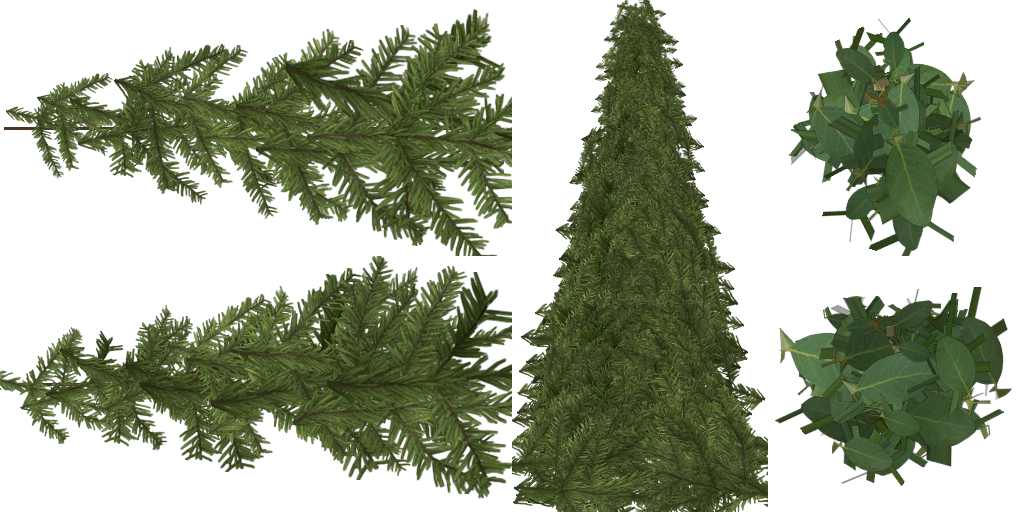
#> input picture assets/foliage.png, 1024 x 512 px, given in place of fern_02_Diffuse.jpg, which was not available
$ python plants.py
#> lines starting #> are read from the running program, lines starting #| are printed output that depends on the picture
# Builds assets/plants.png: eight wild plants assembled from Poly Haven (CC0) photographed plant parts, side views
# standing on the bottom edge of 256x256 cells (canvas 1024x512, cell k at x (k % 4) * 256, y (k // 4) * 256):
#   0, 1 fern clumps   2 dandelions   3 lesser celandine   4 wood sorrel   5 small leafy bush   6 nettles   7 dock
# Transparent pixels carry the nearby colour (no dark fringes in the distance), as in tools/tufts.py.
#   python3 tools/plants.py <folder with the 2k <name>_Diffuse.jpg / _Alpha.jpg of fern_02, dandelion_01,
#                            celandine_01, shrub_03, shrub_sorrel_01, nettle_plant, weed_plant_02> [out.png]
import math, random, sys
import numpy as np
from PIL import Image, ImageDraw
from scipy import ndimage

D = sys.argv[1] if len(sys.argv) > 1 else 'src/'
OUT = sys.argv[2] if len(sys.argv) > 2 else 'assets/plants.png'
src = {}


def load(name):
#> called with name = 'fern_02'
    if name not in src:
        d = Image.open(D + name + '_Diffuse.jpg').convert('RGB')
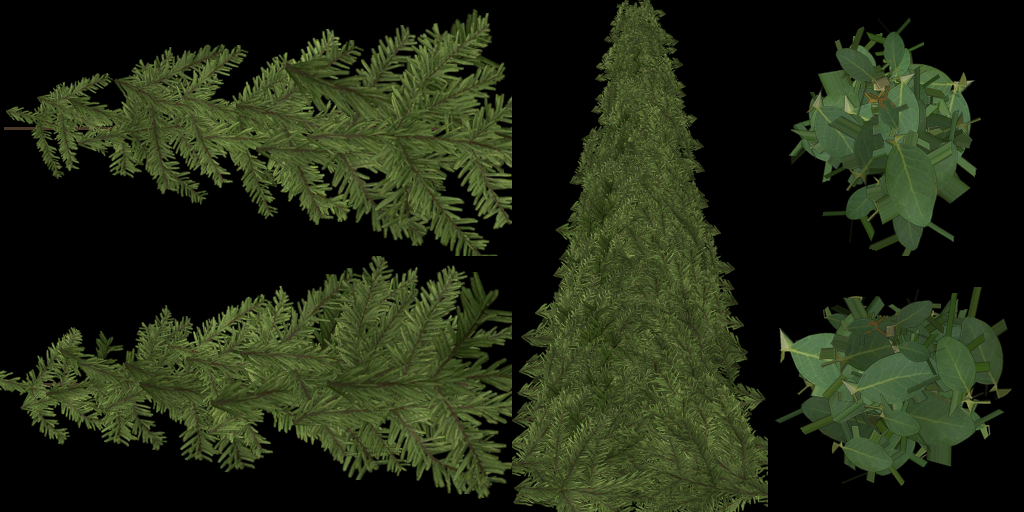
#> d: PIL image 1024x512 RGB; mean R, G, B 34.1, 41.6, 20.8
        a = Image.open(D + name + '_Alpha.jpg').convert('L').resize(d.size)
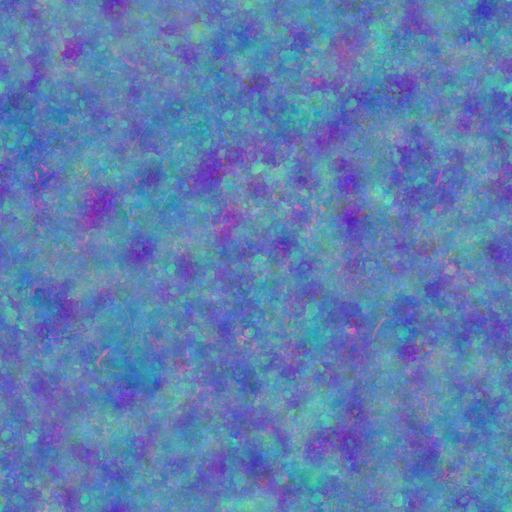
#> input picture assets/ground_h.png, 512 x 512 px, given in place of fern_02_Alpha.jpg, which was not available
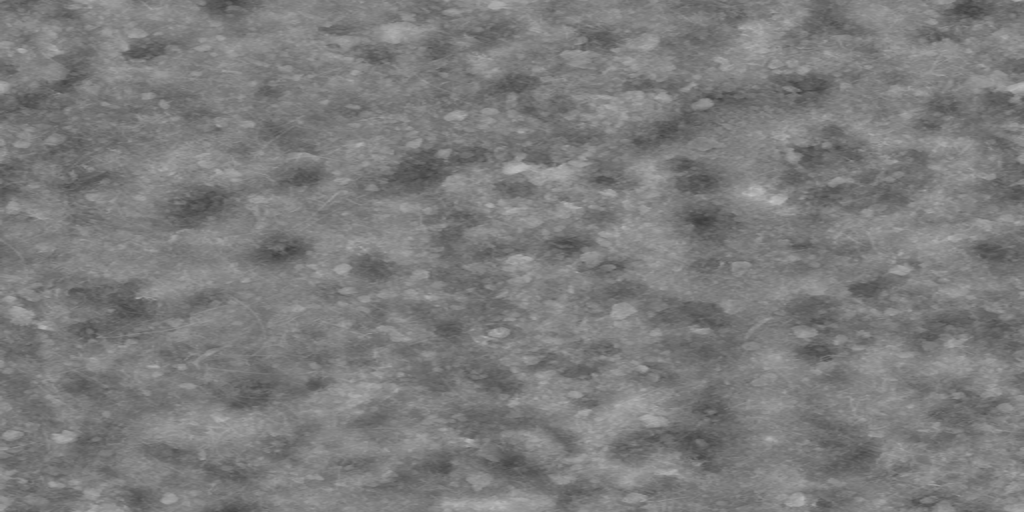
#> a: PIL image 1024x512 L; min 62, max 195, mean 123.1
        src[name] = (d, a)
    return src[name]


def part(name, box, whole=False):
    # box = (y0, y1, x0, x1) in the 2k photo; keep the biggest piece unless whole (a flower made of loose petals)
    d, a = load(name)
    y0, y1, x0, x1 = box
    m = np.array(a.crop((x0, y0, x1, y1)))
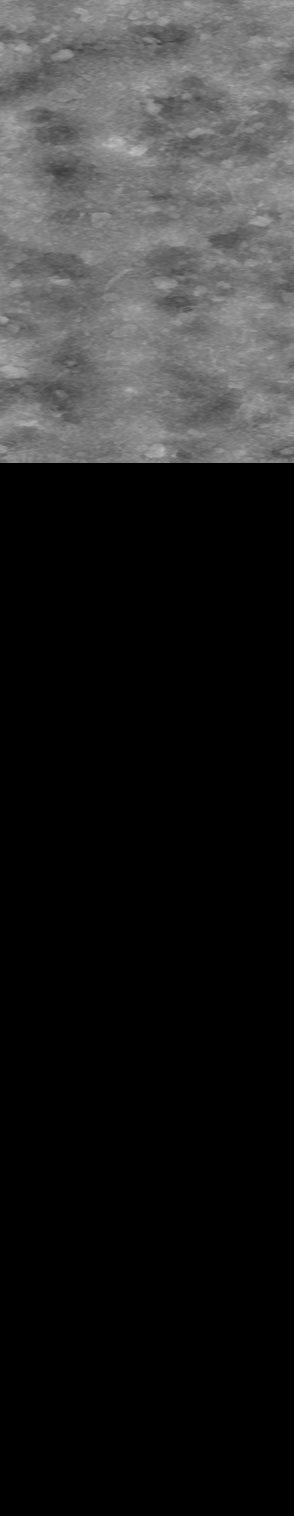
#> m: shape (1516, 294); min 0, max 195, mean 37.3
    if not whole:
        lab, n = ndimage.label(m > 100)
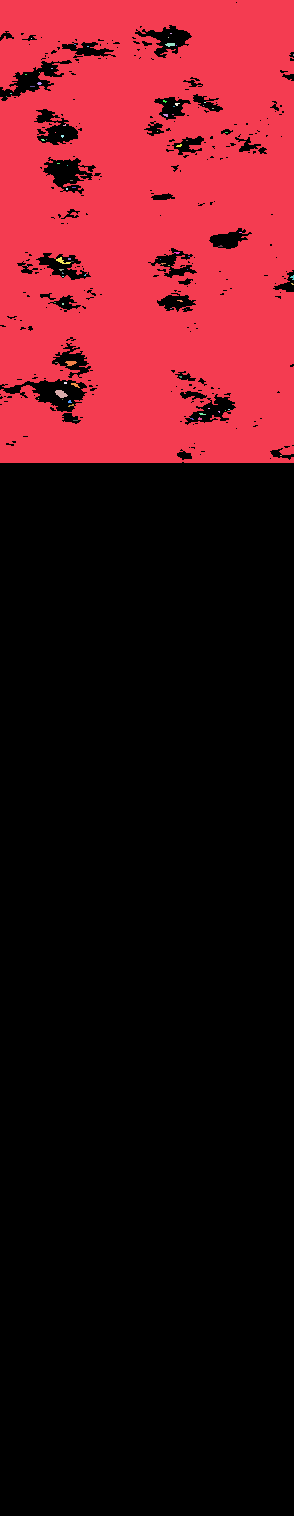
#> lab: shape (1516, 294) int32; 81 distinct labels, from 0 to 80; one colour per label, 0 black
#> n = 80
        if n > 1:
            big = 1 + int(np.argmax(ndimage.sum(m > 100, lab, range(1, n + 1))))
#> big = 1
            m = np.where(ndimage.binary_dilation(lab == big, iterations=2), m, 0).astype(np.uint8)
    ys, xs = np.nonzero(m > 100)
    c = d.crop((x0, y0, x1, y1)).convert('RGBA'); c.putalpha(Image.fromarray(m))
#> after `c.putalpha(Image.fromarray(m))`:
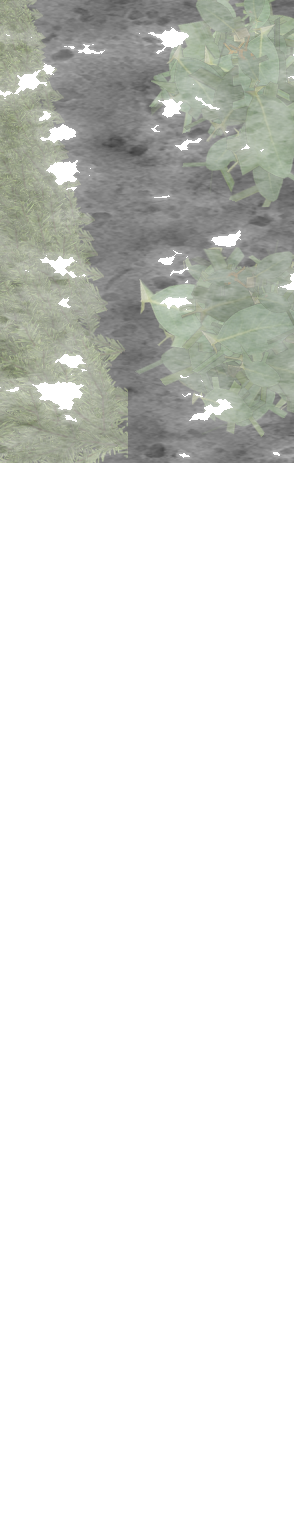
#> c: PIL image 294x1516 RGBA; mean R, G, B, A 11.4, 14.4, 7.7, 36.2; transparent parts drawn white
    return c.crop((xs.min(), ys.min(), xs.max() + 1, ys.max() + 1))
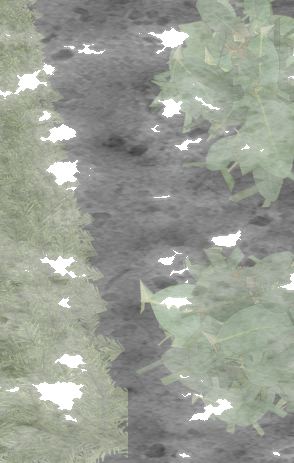
#> returned value: PIL image 294x463 RGBA; mean R, G, B, A 37.2, 47.2, 25.2, 118.5; transparent parts drawn white


# [24 lines left out: functions shade, stand, stem, not called in this run]


S2 = 512   # cells are drawn at twice the size and shrunk (smoother edges)
FERN = [part('fern_02', b) for b in [(49, 1565, 640, 934), (53, 1026, 1038, 1351), (221, 1836, 1460, 1716), (227, 1945, 179, 483), (1044, 1979, 1047, 1289)]]
#> in part (call 2), `m = np.array(a.crop((x0, y0, x1, y1)))`: m: shape (973, 313); every value is 0
#> in part (call 2), `lab, n = ndimage.label(m > 100)`: lab: shape (973, 313) int32; every value is 0
#> (the run stopped early here; a loop or call above may not have finished)
